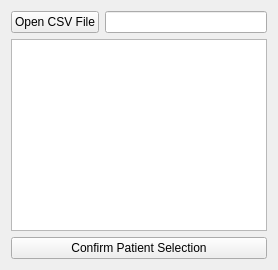
      <widget class="QWidget" name="tab_2">
       <attribute name="title">
        <string>Patient Selection</string>
       </attribute>
       <layout class="QVBoxLayout" name="verticalLayout_2">
        <item>
         <layout class="QFormLayout" name="formLayout">
          <item row="0" column="0">
           <widget class="QPushButton" name="BrowseButton">
            <property name="sizePolicy">
             <sizepolicy hsizetype="Minimum" vsizetype="Preferred">
              <horstretch>0</horstretch>
              <verstretch>0</verstretch>
             </sizepolicy>
            </property>
            <property name="toolTip">
             <string>Browse Local Image for Recognition</string>
            </property>
            <property name="text">
             <string>Open CSV File</string>
            </property>
            <property name="icon">
             <iconset>
              <normalon>:/icons/images/csvfile.png</normalon>
             </iconset>
            </property>
            <property name="iconSize">
             <size>
              <width>32</width>
              <height>32</height>
             </size>
            </property>
           </widget>
          </item>
          <item row="0" column="1">
           <widget class="QLineEdit" name="file_location_lineEdit">
            <property name="sizePolicy">
             <sizepolicy hsizetype="Expanding" vsizetype="Preferred">
              <horstretch>0</horstretch>
              <verstretch>0</verstretch>
             </sizepolicy>
            </property>
           </widget>
          </item>
         </layout>
        </item>
        <item>
         <widget class="QTableView" name="tableView">
          <property name="selectionMode">
           <enum>QAbstractItemView::ExtendedSelection</enum>
          </property>
          <property name="selectionBehavior">
           <enum>QAbstractItemView::SelectRows</enum>
          </property>
         </widget>
        </item>
        <item>
         <widget class="QPushButton" name="confirm_patient_pushButton">
          <property name="text">
           <string>Confirm Patient Selection</string>
          </property>
          <property name="icon">
           <iconset>
            <normalon>:/icons/images/check.png</normalon>
           </iconset>
          </property>
          <property name="iconSize">
           <size>
            <width>28</width>
            <height>28</height>
           </size>
          </property>
         </widget>
        </item>
       </layout>
      </widget>
